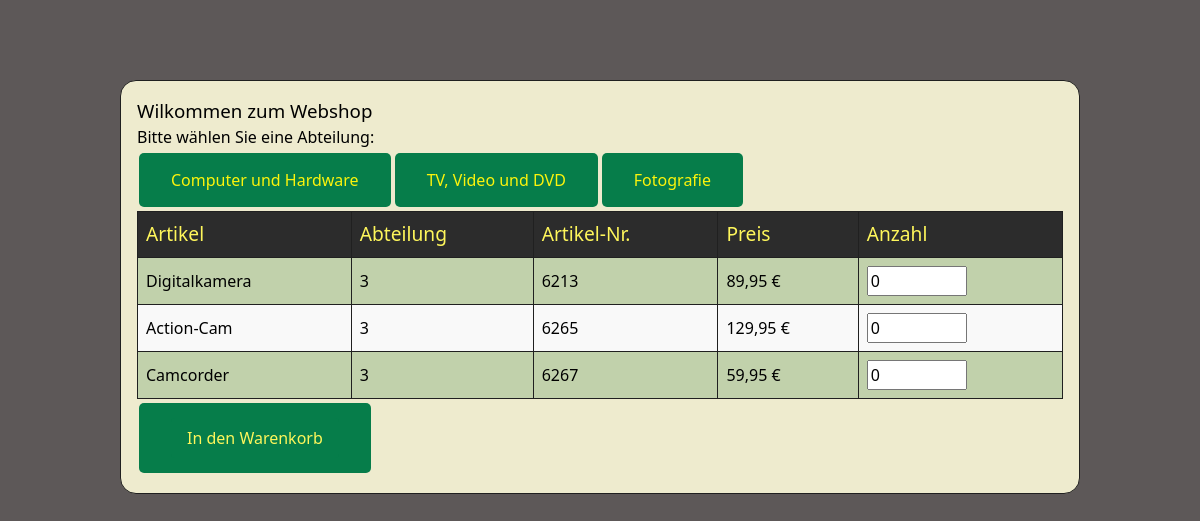
The app's page /index.php?abt=3 with its own data.
### tables this page shows
CREATE TABLE abteilung (
            abteilung_id INTEGER PRIMARY KEY,
            abteilung_name TEXT
        );

CREATE TABLE artikel (
            abteilung_id INTEGER,
            artikel_id INTEGER,
            artikel_name TEXT,
            artikel_preis REAL
        );

### index.php (the view, shortened to what this page needs)
<!DOCTYPE html>
<html lang="de">
<head>
    <link rel="stylesheet" href="style.css">
</head>
<body>
    <div class="container">
        <h3>Wilkommen zum Webshop</h3>
        <p>Bitte wählen Sie eine Abteilung:</p>
        <?php
        include 'webshop.inc.php';
        if (isset($_GET['abt'])) {
            $abteilung_id = $_GET['abt'];
            $sql = "SELECT * FROM artikel WHERE abteilung_id = $abteilung_id";
            $res = $db->query($sql);
            echo "<form action='webshop_warenkorb.php' method='post'>";
            echo "<table>";
            echo "<tr>";
            echo "<th>Artikel</th>";
            echo "<th>Abteilung</th>";
            echo "<th>Artikel-Nr.</th>";
            echo "<th>Preis</th>";
            echo "<th>Anzahl</th>";
            echo "</tr>";
            while ($dsatz = $res->fetchArray(SQLITE3_ASSOC)) {
                $artikel_id = $dsatz['artikel_id'];
                echo "<tr>";
                echo "<td>" . $dsatz['artikel_name'] . "</td>";
                echo "<td>" . $dsatz['abteilung_id'] . "</td>";
                echo "<td>" . $dsatz['artikel_id'] . "</td>";
                echo "<td>" . number_format($dsatz['artikel_preis'], 2, ",", ".") . " €</td>";
                echo "<td><input type='text' name='anzahl[$artikel_id]' size='5'";
                if (isset($_SESSION['anzahl'][$artikel_id])) {
                    echo " value='" . $_SESSION['anzahl'][$artikel_id] . "'";
                } else {
                    echo " value='0'";
                }
                echo "></td>";
                echo "</tr>";
            }
            echo "</table>";
            echo "<p class='button'><input type='submit' value='In den Warenkorb'></p>";
            echo "</form>";
        }
        ?>
    </div>
</body>
</html>

### webshop.inc.php
<?php
$db = new SQLite3('webshop.db');
if (!($res = $db->query("SELECT * FROM abteilung"))) {
    echo "Fehler bei der Abfrage.<br>";
    exit;
}
while ($dsatz = $res->fetchArray(SQLITE3_ASSOC)) {
    echo "<p class='button'><a href='index.php?abt=" . $dsatz['abteilung_id'] . "'>" . $dsatz['abteilung_name'] . "</a></p>";
}

### style.css (style rules this page uses)
*, *::before, *::after { box-sizing: border-box; }
* { margin: 0; }
html, body { height: 100%; }
body { line-height: 1.5; -webkit-font-smoothing: antialiased; font-family: system-ui, -apple-system, BlinkMacSystemFont, 'Segoe UI', Roboto, Oxygen, Ubuntu, Cantarell, 'Open Sans', 'Helvetica Neue', sans-serif; background-color: rgb(93, 88, 88); }
input, button, textarea, select { font: inherit; }
p, h1, h2, h3, h4, h5, h6 { overflow-wrap: break-word; }
h1, h2, h3, h4, h5, h6 { font-weight:400; }
.container { padding: 1rem; max-width: 80vw; margin: 5rem auto; border: 1px solid #202020; border-radius: 1rem; background-color: rgb(238, 235, 206); }
.button { background-color: #067d4a; border: none; color: rgb(252, 244, 12); padding: 15px 32px; text-align: center; text-decoration: none; display: inline-block; font-size: 16px; margin: 4px 2px; cursor: pointer; transition: all 0.3s ease-in-out; border-radius: 5px; }
a { text-decoration: none; color: inherit; }
table { width: 100%; border-collapse: collapse; }
th, td { border: 1px solid #202020; padding: 0.5rem; text-align: left; }
th { background-color: #2c2c2c; color: #fef65b; font-size: 1.2rem; font-weight: 300; }
tr:nth-child(even) { background-color: #c1d1ab; }
tr:nth-child(odd) { background-color: #f9f9f9; }
input[type="submit"] { background-color: #067d4a; color: #fef65b; padding: 0.5rem 1rem; border: none; border-radius: 0.25rem; cursor: pointer; transition: all 0.3s ease-in-out; }

### records on screen
abteilung: abteilung_name "Computer und Hardware"
abteilung: abteilung_name "TV, Video und DVD"
abteilung: abteilung_name "Fotografie"
artikel: artikel_name "Digitalkamera", abteilung "3", artikel "6213", artikel_preis "89,95", artikel "0"
artikel: artikel_name "Action-Cam", abteilung "3", artikel "6265", artikel_preis "129,95", artikel "0"
artikel: artikel_name "Camcorder", abteilung "3", artikel "6267", artikel_preis "59,95", artikel "0"
